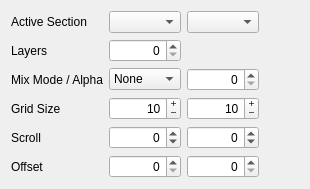
     <widget class="QWidget" name="sectionTab">
      <property name="sizePolicy">
       <sizepolicy hsizetype="Minimum" vsizetype="Minimum">
        <horstretch>0</horstretch>
        <verstretch>0</verstretch>
       </sizepolicy>
      </property>
      <attribute name="title">
       <string>Section</string>
      </attribute>
      <layout class="QGridLayout" name="gridLayout_6">
       <item row="3" column="0">
        <widget class="QLabel" name="mixModeLabel">
         <property name="text">
          <string>Mix Mode / Alpha</string>
         </property>
        </widget>
       </item>
       <item row="0" column="3">
        <spacer name="horizontalSpacer_3">
         <property name="orientation">
          <enum>Qt::Horizontal</enum>
         </property>
         <property name="sizeHint" stdset="0">
          <size>
           <width>40</width>
           <height>20</height>
          </size>
         </property>
        </spacer>
       </item>
       <item row="5" column="1">
        <widget class="QSpinBox" name="scrollXSpinBox">
         <property name="toolTip">
          <string>Sets the scroll rate/direction along the x-axis</string>
         </property>
         <property name="alignment">
          <set>Qt::AlignRight|Qt::AlignTrailing|Qt::AlignVCenter</set>
         </property>
         <property name="minimum">
          <number>-1000</number>
         </property>
         <property name="maximum">
          <number>1000</number>
         </property>
        </widget>
       </item>
       <item row="0" column="1">
        <widget class="QComboBox" name="sectionComboBox">
         <property name="toolTip">
          <string>The currently selected Section</string>
         </property>
        </widget>
       </item>
       <item row="0" column="2">
        <widget class="QComboBox" name="layerComboBox">
         <property name="toolTip">
          <string>The currently selected Layer</string>
         </property>
        </widget>
       </item>
       <item row="5" column="2">
        <widget class="QSpinBox" name="scrollYSpinBox">
         <property name="toolTip">
          <string>Sets the scroll rate/direction along the y-axis</string>
         </property>
         <property name="alignment">
          <set>Qt::AlignRight|Qt::AlignTrailing|Qt::AlignVCenter</set>
         </property>
         <property name="minimum">
          <number>-1000</number>
         </property>
         <property name="maximum">
          <number>1000</number>
         </property>
        </widget>
       </item>
       <item row="2" column="1">
        <widget class="QSpinBox" name="layerSpinBox">
         <property name="toolTip">
          <string>Sets the number of Layers belonging to this Section</string>
         </property>
         <property name="alignment">
          <set>Qt::AlignRight|Qt::AlignTrailing|Qt::AlignVCenter</set>
         </property>
         <property name="maximum">
          <number>255</number>
         </property>
        </widget>
       </item>
       <item row="0" column="0">
        <widget class="QLabel" name="sectionSelectLabel">
         <property name="text">
          <string>Active Section</string>
         </property>
        </widget>
       </item>
       <item row="2" column="0">
        <widget class="QLabel" name="label_2">
         <property name="text">
          <string>Layers</string>
         </property>
        </widget>
       </item>
       <item row="5" column="0">
        <widget class="QLabel" name="scrollLabel">
         <property name="text">
          <string>Scroll</string>
         </property>
        </widget>
       </item>
       <item row="6" column="0">
        <widget class="QLabel" name="offsetLabel">
         <property name="text">
          <string>Offset</string>
         </property>
        </widget>
       </item>
       <item row="6" column="1">
        <widget class="QSpinBox" name="offsetXSpinBox">
         <property name="toolTip">
          <string>Sets the offset along the x axis</string>
         </property>
         <property name="alignment">
          <set>Qt::AlignRight|Qt::AlignTrailing|Qt::AlignVCenter</set>
         </property>
        </widget>
       </item>
       <item row="6" column="2">
        <widget class="QSpinBox" name="offsetYSpinBox">
         <property name="toolTip">
          <string>Sets the offset along the y axis</string>
         </property>
         <property name="alignment">
          <set>Qt::AlignRight|Qt::AlignTrailing|Qt::AlignVCenter</set>
         </property>
        </widget>
       </item>
       <item row="3" column="1">
        <widget class="QComboBox" name="mix_modeComboBox">
         <property name="toolTip">
          <string>The method used to mix this Layer with its base Section</string>
         </property>
         <item>
          <property name="text">
           <string>None</string>
          </property>
         </item>
         <item>
          <property name="text">
           <string>Alpha</string>
          </property>
         </item>
         <item>
          <property name="text">
           <string>Multiply</string>
          </property>
         </item>
         <item>
          <property name="text">
           <string>Overlay</string>
          </property>
         </item>
        </widget>
       </item>
       <item row="3" column="2">
        <widget class="QSpinBox" name="alphaSpinBox">
         <property name="toolTip">
          <string>The Layer's transparency</string>
         </property>
         <property name="alignment">
          <set>Qt::AlignRight|Qt::AlignTrailing|Qt::AlignVCenter</set>
         </property>
         <property name="maximum">
          <number>255</number>
         </property>
         <property name="singleStep">
          <number>5</number>
         </property>
        </widget>
       </item>
       <item row="4" column="0">
        <widget class="QLabel" name="gridSizeLabel">
         <property name="text">
          <string>Grid Size</string>
         </property>
        </widget>
       </item>
       <item row="4" column="1">
        <widget class="QSpinBox" name="rowsSpinBox">
         <property name="toolTip">
          <string>Sets the width of the Pixel grid (select Base Section to edit)</string>
         </property>
         <property name="frame">
          <bool>true</bool>
         </property>
         <property name="alignment">
          <set>Qt::AlignRight|Qt::AlignTrailing|Qt::AlignVCenter</set>
         </property>
         <property name="buttonSymbols">
          <enum>QAbstractSpinBox::PlusMinus</enum>
         </property>
         <property name="minimum">
          <number>1</number>
         </property>
         <property name="maximum">
          <number>65535</number>
         </property>
         <property name="value">
          <number>10</number>
         </property>
        </widget>
       </item>
       <item row="4" column="2">
        <widget class="QSpinBox" name="columnsSpinBox">
         <property name="toolTip">
          <string>Sets the height of the Pixel grid (select Base Section to edit)</string>
         </property>
         <property name="alignment">
          <set>Qt::AlignRight|Qt::AlignTrailing|Qt::AlignVCenter</set>
         </property>
         <property name="buttonSymbols">
          <enum>QAbstractSpinBox::PlusMinus</enum>
         </property>
         <property name="minimum">
          <number>1</number>
         </property>
         <property name="maximum">
          <number>65535</number>
         </property>
         <property name="value">
          <number>10</number>
         </property>
        </widget>
       </item>
      </layout>
     </widget>
